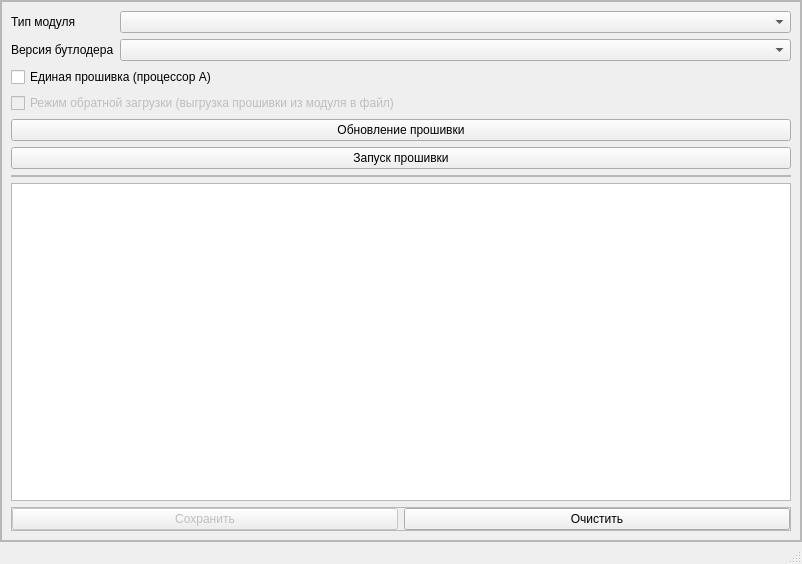
<?xml version="1.0" encoding="UTF-8"?>
<ui version="4.0">
 <class>MainWindow</class>
 <widget class="QMainWindow" name="MainWindow">
  <property name="geometry">
   <rect>
    <x>0</x>
    <y>0</y>
    <width>802</width>
    <height>564</height>
   </rect>
  </property>
  <property name="windowTitle">
   <string>MainWindow</string>
  </property>
  <widget class="QWidget" name="centralwidget">
   <layout class="QVBoxLayout" name="verticalLayout_2">
    <property name="spacing">
     <number>0</number>
    </property>
    <property name="leftMargin">
     <number>0</number>
    </property>
    <property name="topMargin">
     <number>0</number>
    </property>
    <property name="rightMargin">
     <number>0</number>
    </property>
    <property name="bottomMargin">
     <number>0</number>
    </property>
    <item>
     <widget class="QFrame" name="frame">
      <property name="frameShape">
       <enum>QFrame::StyledPanel</enum>
      </property>
      <property name="frameShadow">
       <enum>QFrame::Raised</enum>
      </property>
      <layout class="QVBoxLayout" name="verticalLayout">
       <property name="spacing">
        <number>0</number>
       </property>
       <property name="leftMargin">
        <number>0</number>
       </property>
       <property name="topMargin">
        <number>0</number>
       </property>
       <property name="rightMargin">
        <number>0</number>
       </property>
       <property name="bottomMargin">
        <number>0</number>
       </property>
       <item>
        <widget class="QFrame" name="frame_3">
         <property name="frameShape">
          <enum>QFrame::StyledPanel</enum>
         </property>
         <property name="frameShadow">
          <enum>QFrame::Raised</enum>
         </property>
         <layout class="QFormLayout" name="formLayout">
          <item row="0" column="0">
           <widget class="QLabel" name="module_type_l">
            <property name="text">
             <string>Тип модуля</string>
            </property>
           </widget>
          </item>
          <item row="0" column="1">
           <widget class="QComboBox" name="module_type"/>
          </item>
          <item row="1" column="0">
           <widget class="QLabel" name="bootlaoder_version_l">
            <property name="text">
             <string>Версия бутлодера</string>
            </property>
           </widget>
          </item>
          <item row="1" column="1">
           <widget class="QComboBox" name="bootloader_version"/>
          </item>
          <item row="2" column="0" colspan="2">
           <widget class="QCheckBox" name="same_firmware">
            <property name="text">
             <string>Единая прошивка (процессор А)</string>
            </property>
           </widget>
          </item>
          <item row="3" column="0" colspan="2">
           <widget class="QCheckBox" name="reverse_upload">
            <property name="enabled">
             <bool>false</bool>
            </property>
            <property name="text">
             <string>Режим обратной загрузки (выгрузка прошивки из модуля в файл)</string>
            </property>
           </widget>
          </item>
          <item row="4" column="0" colspan="2">
           <widget class="QPushButton" name="upload_fw">
            <property name="text">
             <string>Обновление прошивки</string>
            </property>
           </widget>
          </item>
          <item row="5" column="0" colspan="2">
           <widget class="QPushButton" name="force_run_fw">
            <property name="text">
             <string>Запуск прошивки</string>
            </property>
           </widget>
          </item>
          <item row="6" column="0" colspan="2">
           <widget class="QFrame" name="cpu_frame">
            <property name="minimumSize">
             <size>
              <width>0</width>
              <height>0</height>
             </size>
            </property>
            <property name="frameShape">
             <enum>QFrame::StyledPanel</enum>
            </property>
            <property name="frameShadow">
             <enum>QFrame::Raised</enum>
            </property>
            <layout class="QHBoxLayout" name="horizontalLayout">
             <property name="leftMargin">
              <number>0</number>
             </property>
             <property name="topMargin">
              <number>0</number>
             </property>
             <property name="rightMargin">
              <number>0</number>
             </property>
             <property name="bottomMargin">
              <number>0</number>
             </property>
            </layout>
           </widget>
          </item>
          <item row="7" column="0" colspan="2">
           <widget class="QPlainTextEdit" name="log"/>
          </item>
          <item row="8" column="0" colspan="2">
           <widget class="QFrame" name="frame_2">
            <property name="frameShape">
             <enum>QFrame::StyledPanel</enum>
            </property>
            <property name="frameShadow">
             <enum>QFrame::Raised</enum>
            </property>
            <layout class="QHBoxLayout" name="horizontalLayout_2">
             <property name="leftMargin">
              <number>0</number>
             </property>
             <property name="topMargin">
              <number>0</number>
             </property>
             <property name="rightMargin">
              <number>0</number>
             </property>
             <property name="bottomMargin">
              <number>0</number>
             </property>
             <item>
              <widget class="QPushButton" name="save">
               <property name="enabled">
                <bool>false</bool>
               </property>
               <property name="text">
                <string>Сохранить</string>
               </property>
              </widget>
             </item>
             <item>
              <widget class="QPushButton" name="clear">
               <property name="text">
                <string>Очистить</string>
               </property>
              </widget>
             </item>
            </layout>
           </widget>
          </item>
         </layout>
        </widget>
       </item>
      </layout>
     </widget>
    </item>
   </layout>
  </widget>
  <widget class="QMenuBar" name="menubar">
   <property name="geometry">
    <rect>
     <x>0</x>
     <y>0</y>
     <width>802</width>
     <height>21</height>
    </rect>
   </property>
  </widget>
  <widget class="QStatusBar" name="statusbar"/>
 </widget>
 <resources/>
 <connections/>
</ui>
